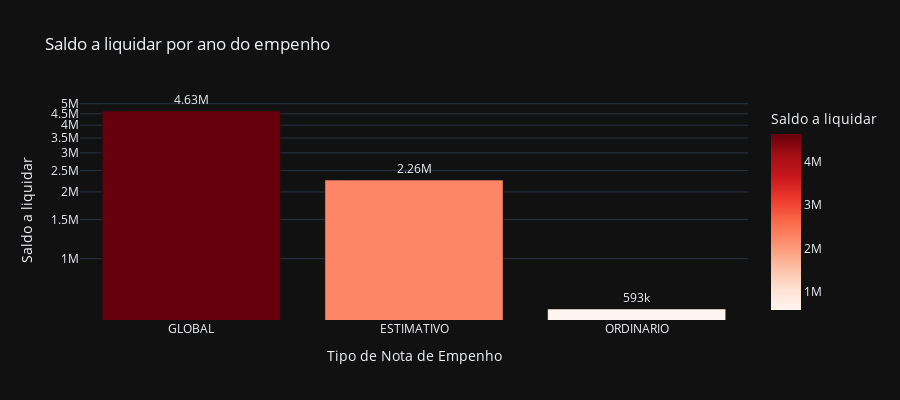

Source (notebook cell):
### Code cell
# Saldo a liquidar por tipo de NE
cols = ['TIPO_NE', 'A_LIQUIDAR']

df_aux = df.loc[:, cols].groupby('TIPO_NE').sum().sort_values(by= 'A_LIQUIDAR', ascending=False).reset_index()
df_aux = df_aux[df_aux['A_LIQUIDAR'] > 0]
fig = px.bar(df_aux, 
             x='TIPO_NE', 
             y='A_LIQUIDAR',
             title='Saldo a liquidar por ano do empenho',
             labels={'TIPO_NE':'Tipo de Nota de Empenho', 'A_LIQUIDAR':'Saldo a liquidar'},
             text_auto='.3s',
             height=400,
             log_y=True,
             color='A_LIQUIDAR',
             color_continuous_scale = 'reds',
             template='plotly_dark')
fig.update_traces(textposition = 'outside', cliponaxis = False, hovertemplate=None)
fig.update_layout(hovermode="x unified")

fig.show()

### Figure 1 — Plotly figure (JSON) as saved in the notebook; plotly's stock layout.template omitted (floating-point values rounded to 4 significant figures)
{"data": [{"alignmentgroup": "True", "cliponaxis": false, "legendgroup": "", "marker": {"color": [4635000.0, 2261000.0, 592800.0], "coloraxis": "coloraxis", "pattern": {"shape": ""}}, "name": "", "offsetgroup": "", "orientation": "v", "showlegend": false, "textposition": "outside", "texttemplate": "%{y:.3s}", "type": "bar", "x": ["GLOBAL", "ESTIMATIVO", "ORDINARIO"], "xaxis": "x", "y": [4635000.0, 2261000.0, 592800.0], "yaxis": "y"}], "layout": {"barmode": "relative", "coloraxis": {"colorbar": {"title": {"text": "Saldo a liquidar"}}, "colorscale": [[0, "rgb(255,245,240)"], [0.125, "rgb(254,224,210)"], [0.25, "rgb(252,187,161)"], [0.375, "rgb(252,146,114)"], [0.5, "rgb(251,106,74)"], [0.625, "rgb(239,59,44)"], [0.75, "rgb(203,24,29)"], [0.875, "rgb(165,15,21)"], [1, "rgb(103,0,13)"]]}, "height": 400, "hovermode": "x unified", "legend": {"tracegroupgap": 0}, "title": {"text": "Saldo a liquidar por ano do empenho"}, "xaxis": {"anchor": "y", "domain": [0, 1], "title": {"text": "Tipo de Nota de Empenho"}}, "yaxis": {"anchor": "x", "domain": [0, 1], "title": {"text": "Saldo a liquidar"}, "type": "log"}}}
